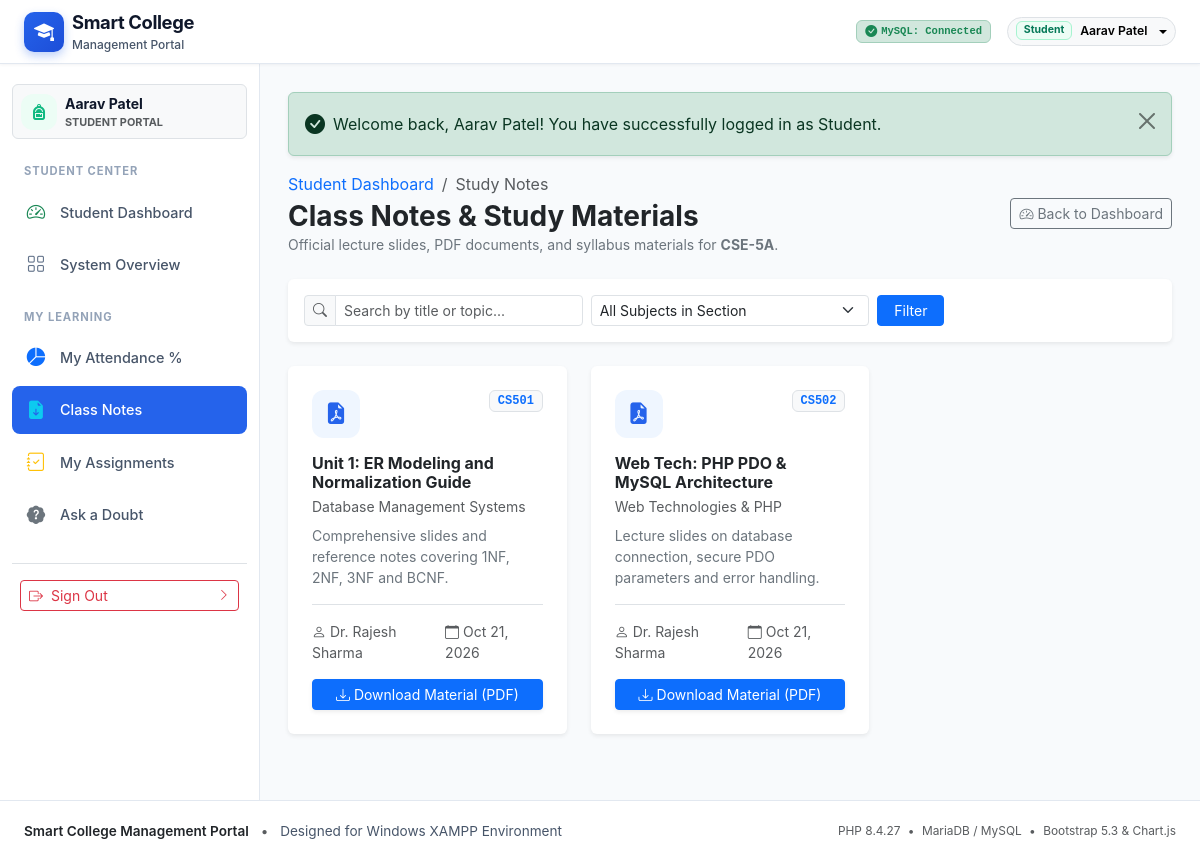
The app's page /modules/student/notes.php (signed in) with its own data.
### tables this page shows
CREATE TABLE `student_profiles` (
  `id` INT AUTO_INCREMENT PRIMARY KEY,
  `user_id` INT NOT NULL UNIQUE,
  `roll_number` VARCHAR(30) NOT NULL UNIQUE,
  `enrollment_number` VARCHAR(50) NOT NULL UNIQUE,
  `department_id` INT NOT NULL,
  `class_id` INT NOT NULL,
  `phone` VARCHAR(20) NULL,
  `gender` ENUM('Male', 'Female', 'Other') NULL,
  `dob` DATE NULL,
  `address` TEXT NULL,
  `guardian_name` VARCHAR(100) NULL,
  `guardian_phone` VARCHAR(20) NULL,
  `created_at` TIMESTAMP DEFAULT CURRENT_TIMESTAMP,
  INDEX `idx_students_class` (`class_id`),
  INDEX `idx_students_dept` (`department_id`),
  CONSTRAINT `fk_students_user` FOREIGN KEY (`user_id`)
    REFERENCES `users` (`id`) ON DELETE CASCADE ON UPDATE CASCADE,
  CONSTRAINT `fk_students_dept` FOREIGN KEY (`department_id`)
    REFERENCES `departments` (`id`) ON DELETE RESTRICT ON UPDATE CASCADE,
  CONSTRAINT `fk_students_class` FOREIGN KEY (`class_id`)
    REFERENCES `classes` (`id`) ON DELETE RESTRICT ON UPDATE CASCADE
);

CREATE TABLE `classes` (
  `id` INT AUTO_INCREMENT PRIMARY KEY,
  `department_id` INT NOT NULL,
  `class_name` VARCHAR(50) NOT NULL,
  `semester` INT NOT NULL,
  `academic_year` VARCHAR(20) NOT NULL,
  `created_at` TIMESTAMP DEFAULT CURRENT_TIMESTAMP,
  INDEX `idx_classes_dept` (`department_id`),
  CONSTRAINT `fk_classes_department` FOREIGN KEY (`department_id`)
    REFERENCES `departments` (`id`) ON DELETE CASCADE ON UPDATE CASCADE
);

CREATE TABLE `notes` (
  `id` INT AUTO_INCREMENT PRIMARY KEY,
  `subject_id` INT NOT NULL,
  `class_id` INT NOT NULL,
  `teacher_id` INT NOT NULL,
  `title` VARCHAR(200) NOT NULL,
  `description` TEXT NULL,
  `file_path` VARCHAR(255) NOT NULL,
  `file_type` VARCHAR(50) DEFAULT 'pdf',
  `uploaded_at` TIMESTAMP DEFAULT CURRENT_TIMESTAMP,
  CONSTRAINT `fk_notes_subject` FOREIGN KEY (`subject_id`)
    REFERENCES `subjects` (`id`) ON DELETE CASCADE ON UPDATE CASCADE,
  CONSTRAINT `fk_notes_class` FOREIGN KEY (`class_id`)
    REFERENCES `classes` (`id`) ON DELETE CASCADE ON UPDATE CASCADE,
  CONSTRAINT `fk_notes_teacher` FOREIGN KEY (`teacher_id`)
    REFERENCES `teacher_profiles` (`id`) ON DELETE CASCADE ON UPDATE CASCADE
);

CREATE TABLE `subjects` (
  `id` INT AUTO_INCREMENT PRIMARY KEY,
  `department_id` INT NOT NULL,
  `subject_name` VARCHAR(120) NOT NULL,
  `subject_code` VARCHAR(30) NOT NULL UNIQUE,
  `semester` INT NOT NULL,
  `created_at` TIMESTAMP DEFAULT CURRENT_TIMESTAMP,
  INDEX `idx_subjects_dept` (`department_id`),
  CONSTRAINT `fk_subjects_department` FOREIGN KEY (`department_id`)
    REFERENCES `departments` (`id`) ON DELETE CASCADE ON UPDATE CASCADE
);

CREATE TABLE `users` (
  `id` INT AUTO_INCREMENT PRIMARY KEY,
  `username` VARCHAR(50) NOT NULL UNIQUE,
  `email` VARCHAR(100) NOT NULL UNIQUE,
  `password_hash` VARCHAR(255) NOT NULL,
  `role` ENUM('admin', 'teacher', 'student') NOT NULL,
  `full_name` VARCHAR(100) NOT NULL,
  `status` ENUM('active', 'inactive', 'suspended') DEFAULT 'active',
  `created_at` TIMESTAMP DEFAULT CURRENT_TIMESTAMP,
  `updated_at` TIMESTAMP DEFAULT CURRENT_TIMESTAMP ON UPDATE CURRENT_TIMESTAMP,
  INDEX `idx_users_role` (`role`),
  INDEX `idx_users_status` (`status`)
);

### modules/student/notes.php (the view, shortened to what this page needs)
<?php
require_once __DIR__ . '/../../config/database.php';
require_once __DIR__ . '/../../includes/auth.php';
$currentUser = getCurrentUser();
$studentProfile = null;
$notesList      = [];
$searchTerm     = trim($_GET['search'] ?? '');
if ($pdo instanceof PDO) {
    try {
        $stmtProf = $pdo->prepare("
            SELECT sp.*, c.class_name, c.semester, d.department_name, d.department_code
            FROM `student_profiles` sp
            JOIN `classes` c ON sp.class_id = c.id
            JOIN `departments` d ON sp.department_id = d.id
            WHERE sp.user_id = :uid
            LIMIT 1
        ");
        $stmtProf->execute([':uid' => $currentUser['id']]);
        $studentProfile = $stmtProf->fetch();
        $classId = $studentProfile['class_id'] ?? 0;
        if ($classId > 0) {
            $query = "
                SELECT n.*, s.subject_name, s.subject_code,
                       u.full_name as teacher_name, tp.designation
                FROM `notes` n
                JOIN `subjects` s ON n.subject_id = s.id
                JOIN `teacher_profiles` tp ON n.teacher_id = tp.id
                JOIN `users` u ON tp.user_id = u.id
                WHERE n.class_id = :cid
            ";
            $params = [':cid' => $classId];
            $query .= " ORDER BY n.uploaded_at DESC";
            $stmtNotes = $pdo->prepare($query);
            $stmtNotes->execute($params);
            $notesList = $stmtNotes->fetchAll();
        }
    } catch (PDOException $e) {
        error_log("Student Notes Query Error: " . $e->getMessage());
    }
}
require_once __DIR__ . '/../../includes/header.php';
require_once __DIR__ . '/../../includes/sidebar.php';
?>
<main class="portal-main-content">
    <?= renderFlashes() ?>
    <div class="d-flex flex-column flex-md-row justify-content-between align-items-md-center gap-3 mb-4">
        <div>
            <nav aria-label="breadcrumb">
                <ol class="breadcrumb mb-1 small">
                    <li class="breadcrumb-item"><a href="dashboard.php" class="text-decoration-none">Student Dashboard</a></li>
                    <li class="breadcrumb-item active" aria-current="page">Study Notes</li>
                </ol>
            </nav>
            <h2 class="h3 fw-bold text-dark mb-0">Class Notes & Study Materials</h2>
            <p class="text-secondary small mb-0">
                Official lecture slides, PDF documents, and syllabus materials for
                <strong><?= htmlspecialchars($studentProfile['class_name'] ?? 'Class') ?></strong>.
            </p>
        </div>
        <a href="dashboard.php" class="btn btn-outline-secondary btn-sm">
            <i class="bi bi-speedometer2 me-1"></i>Back to Dashboard
        </a>
    </div>
    <div class="card border-0 shadow-sm mb-4">
        <div class="card-body p-3">
            <form method="GET" action="notes.php" class="row g-2 align-items-center">
                <div class="col-md-4">
                    <div class="input-group input-group-sm">
                        <span class="input-group-text bg-light text-muted"><i class="bi bi-search"></i></span>
                        <input type="text" class="form-control" name="search" placeholder="Search by title or topic..." value="<?= htmlspecialchars($searchTerm) ?>">
                    </div>
                </div>
                <div class="col-md-4">
                    <select class="form-select form-select-sm" name="subject" onchange="this.form.submit()">
                        <option value="0">All Subjects in Section</option>
                    </select>
                </div>
                <div class="col-auto">
                    <button type="submit" class="btn btn-primary btn-sm px-3">Filter</button>
                </div>
            </form>
        </div>
    </div>
    <div class="row g-4 mb-4">
        <?php if (!empty($notesList)): ?>
            <?php foreach ($notesList as $note): ?>
                <div class="col-md-6 col-xl-4">
                    <div class="card border-0 shadow-sm h-100">
                        <div class="card-body p-4 d-flex flex-column">
                            <div class="d-flex align-items-start justify-content-between mb-3">
                                <div class="stat-icon-wrapper stat-icon-blue">
                                    <i class="bi bi-file-earmark-<?= ($note['file_type'] === 'pdf') ? 'pdf' : 'text' ?>-fill"></i>
                                </div>
                                <span class="badge bg-light text-primary border font-monospace">
                                    <?= htmlspecialchars($note['subject_code']) ?>
                                </span>
                            </div>
                            <h5 class="fw-bold text-dark mb-1 fs-6"><?= htmlspecialchars($note['title']) ?></h5>
                            <div class="small text-muted mb-2"><?= htmlspecialchars($note['subject_name']) ?></div>
                            <p class="text-secondary small mb-3 flex-grow-1" style="min-height: 48px;">
                                <?= htmlspecialchars($note['description'] ?: 'Official course materials uploaded by instructor.') ?>
                            </p>
                            <div class="pt-3 border-top mt-auto">
                                <div class="d-flex align-items-center justify-content-between mb-3 small text-muted">
                                    <span><i class="bi bi-person me-1"></i><?= htmlspecialchars($note['teacher_name']) ?></span>
                                    <span><i class="bi bi-calendar me-1"></i><?= date('M d, Y', strtotime($note['uploaded_at'])) ?></span>
                                </div>
                                <a href="../../<?= htmlspecialchars($note['file_path']) ?>"
                                   class="btn btn-primary btn-sm w-100 shadow-sm"
                                   target="_blank"
                                   download>
                                    <i class="bi bi-download me-1"></i>Download Material (<?= strtoupper($note['file_type']) ?>)
                                </a>
                            </div>
                        </div>
                    </div>
                </div>
            <?php endforeach; ?>
        <?php endif; ?>
    </div>
</main>
<?php require_once __DIR__ . '/../../includes/footer.php'; ?>

### assets/css/style.css (style rules this page uses)
:root { --primary-color: #2563eb; --primary-hover: #1d4ed8; --primary-subtle: #eff6ff; --secondary-color: #475569; --success-color: #10b981; --success-subtle: #ecfdf5; --warning-color: #f59e0b; --warning-subtle: #fffbeb; --danger-color: #ef4444; --danger-subtle: #fef2f2; --info-color: #06b6d4; --info-subtle: #ecfeff; --body-bg: #f8fafc; --card-bg: #ffffff; --text-primary: #0f172a; --text-secondary: #475569; --text-muted: #94a3b8; --border-color: #e2e8f0; --sidebar-width: 260px; --topbar-height: 64px; --transition-speed: 0.25s; --shadow-sm: 0 1px 3px rgba(15, 23, 42, 0.05); --shadow-md: 0 4px 6px -1px rgba(15, 23, 42, 0.07), 0 2px 4px -2px rgba(15, 23, 42, 0.05); --shadow-lg: 0 10px 15px -3px rgba(15, 23, 42, 0.08), 0 4px 6px -4px rgba(15, 23, 42, 0.04); }
body { font-family: -apple-system, BlinkMacSystemFont, "Segoe UI", Roboto, "Helvetica Neue", Arial, sans-serif; background-color: var(--body-bg); color: var(--text-primary); min-height: 100vh; display: flex; flex-direction: column; }
.portal-main-content { flex: 1; padding: 1.75rem; overflow-x: hidden; }
.stat-icon-wrapper { width: 48px; height: 48px; border-radius: 0.75rem; display: flex; align-items: center; justify-content: center; font-size: 1.35rem; }
.stat-icon-blue { background-color: var(--primary-subtle); color: var(--primary-color); }

### records on screen
student_profiles: class.class_name "CSE-5A"
notes: subject.subject_code "CS501", title "Unit 1: ER Modeling and Normalization Guide", subject.subject_name "Database Management Systems", description "Comprehensive slides and reference notes covering 1NF, 2NF, 3NF and BCNF.", users.full_name "Dr. Rajesh Sharma", uploaded_at "Oct 21, 2026", file_type "PDF"
notes: subject.subject_code "CS502", title "Web Tech: PHP PDO & MySQL Architecture", subject.subject_name "Web Technologies & PHP", description "Lecture slides on database connection, secure PDO parameters and error handling.", users.full_name "Dr. Rajesh Sharma", uploaded_at "Oct 21, 2026", file_type "PDF"

### other values on screen
$currentUser['role'] "Student"
$currentUser['full_name'] "Aarav Patel"
$currentUser['role'] "STUDENT"
$flash['message'] "Welcome back, Aarav Patel! You have successfully logged in as Student."
PHP_VERSION "8.4.27"
